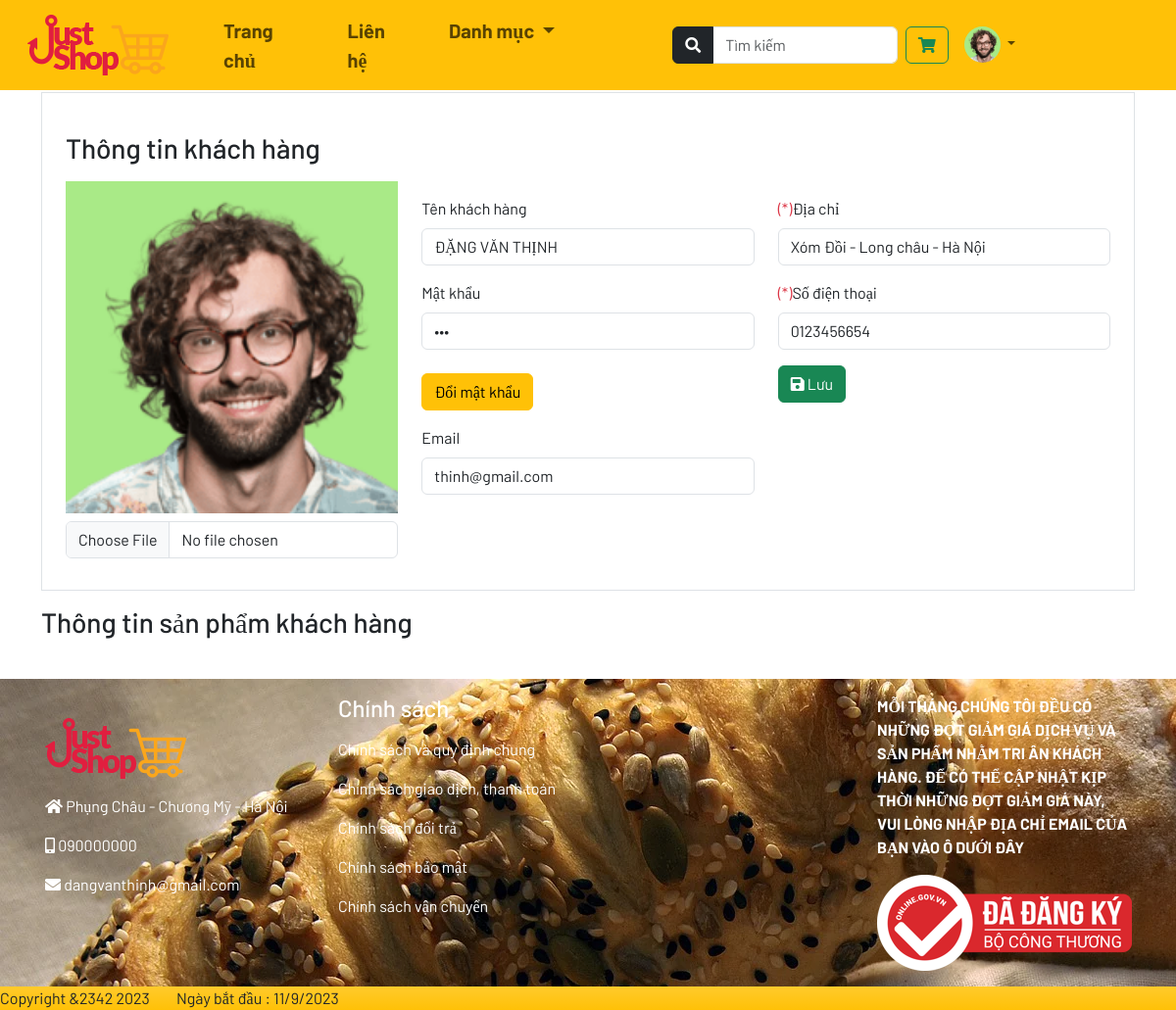
The page /controller/index.php?act=chitietkh&idkh=40 (signed in) on the database its author committed.
### tables this page shows
CREATE TABLE `khach_hang` (
  `ma_kh` int(11) NOT NULL,
  `hoten` varchar(150) NOT NULL,
  `matkhau` varchar(150) NOT NULL,
  `email` varchar(150) NOT NULL,
  `anh` varchar(250) NOT NULL,
  `kich_hoat` bit(1) NOT NULL,
  `vai_tro` bit(1) NOT NULL,
  `dia_chi` varchar(150) NOT NULL,
  `phone` varchar(14) NOT NULL
);

### model/PDO.php (called while the page is built, shortened)
<?php
function pdo_query_one($sql){
    $conn = connect();
    $stmt = $conn->prepare($sql);
    $stmt->execute();
    $kq = $stmt->fetch();
    return $kq;
}
?>

### model/GetData.php (called while the page is built, shortened)
<?php
require_once 'PDO.php';
function getOneKH($idkh){
    $query = "SELECT * FROM khach_hang WHERE ma_kh='$idkh'";
    return pdo_query_one($query);
}
?>

### view/client/chitietkhachhang.php (the view, shortened to what this page needs)
<div class="margin_top">
    <div class="container my-3">
        <form action="?act=updatekh" method="post" enctype="multipart/form-data" class="border p-4">
            <div class="my-3">
                <h3 class="">Thông tin khách hàng</h3>
            </div>
            <div class="row">
                <div class="col-md-4">
                    <div class="form_img">
                        <img src="<?=$kh['anh']?>" alt="" class="" width="100%">
                    </div>
                    <input type="file" name="anh2" id="" class="form-control my-2" value="Brower">
                </div>
                <div class="col-md-4">
                    <div class="mt-3">
                        <label for="ten_kh" class="form-label">Tên khách hàng</label>
                        <input type="text" name="ten_kh" id="ten_kh" value="<?=$kh['hoten']?>" class="form-control">
                    </div>
                    <div class="mt-3">
                        <label for="" class="form-label">Mật khẩu</label>
                        <input type="password" name="password" readonly id=""
                        value="<?=$kh['matkhau']?>" class="form-control">
                    </div>
                    <div class="mt-3 dropdown">
                        <a href="#" id="changeDropdown" class="btn btn-warning mt-2 dropdown">Đổi mật khẩu</a>
                    </div>
                    <div class="mt-3">
                        <label for="email" class="form-label">Email</label>
                        <input type="email" name="email" id="email" value="<?=$kh['email']?>" class="form-control">
                    </div>
                </div>
                <div class="col-md-4">
                    <div class="mt-3">
                        <label for="" class="form-label"><span class="text-danger">(*)</span>Địa chỉ</label>
                        <input type="text" name="diachi" value="<?=$kh['dia_chi']?>" class="form-control fs-6" placeholder="Xóm,số nhà /Thôn,dường/Xã,phường/Huyện,quận/Thành phố,tỉnh">
                    </div>
                    <div class="mt-3">
                        <label for="" class="form-label"><span class="text-danger">(*)</span>Số điện thoại</label>
                        <input type="text" name="phone" value="<?=$kh['phone']?>" class="form-control fs-6" placeholder="Số điện thoại ví dụ :0932******">
                    </div>
                    <div class="mt-3">
                        <button type="submit" name="updatekh" class="btn btn-success">
                            <i class="fas fa-save"></i> Lưu
                        </button>
                    </div>
                </div>
             </div>
        </form>
        <div class="row">
                <div class="my-3">
                    <h3>Thông tin sản phẩm khách hàng</h3>
                </div>
             </div>
    </div>
</div>

### view/client/component/header.php (shortened to what this page needs)
<div class="fixed-top fw-bold">
    <nav class="navbar navbar-expand-lg bg-warning">
      <div class="container-fluid">
        <a class="navbar-brand px-3" href="?act=home">
            <img src="../view/assets/img/customize/just-shop-logo.png" alt="">
        </a>
        <div class="collapse navbar-collapse" id="navbarTogglerDemo02">
          <ul class="navbar-nav me-auto mb-2 fs-5 mb-lg-0">
            <li class="nav-item mx-3">
              <a class="nav-link" aria-current="page" href="?act=home">Trang chủ</a>
            </li>
            <li class="nav-item mx-3">
              <a class="nav-link" href="#">Liên hệ</a>
            </li>
            <li class="nav-item dropdown mx-3">
                <a class="nav-link dropdown-toggle" href="#" role="button" data-bs-toggle="dropdown" aria-expanded="false">
                    Danh mục
                </a>
            </li>
          </ul>
          <div class="d-flex mx-5">
            <ul class="navbar-nav me-5 px-5">
                <li class="nav-item">
                    <div class="my-2">
                        <form action="?act=search" method="post" class="input-group">
                            <button name="search" type="submit" class="btn btn-dark"><i class="fas fa-search"></i></button>
                            <input type="text" name="search_product" id="" class="form-control" placeholder="Tìm kiếm">
                        </form>
                    </div>
                </li>
                <li class="nav-item">
                    <a class="nav-link" href="?act=cart" >
                        <div class="btn btn-outline-success">
                            <i class="fas fa-shopping-cart"><span id="numberCart" class=""></span></i>
                        </div>
                    </a>
                </li>
                <?php if(isset($_SESSION['email']) && (isset($_SESSION['password']))):?>
                    <?php $kh = getOneKH($_SESSION['idkh'])?>
                <li class="nav-item dropdown">
                    <a class="nav-link dropdown-toggle" href="#"
                    role="button" data-bs-toggle="dropdown"
                    aria-expanded="false">
                            <img src="<?= $kh['anh']?>" alt="" class="img_user">
                    </a>
                </li>
            <?php endif ?>
            </ul>
          </div>
        </div>
      </div>
    </nav>
</div>
                <div class="offcanvas-header">
                    <h5 class="offcanvas-title" id="offcanvasNavbarLabel">Offcanvas</h5>
                </div>

### view/assets/css/customize.css (style rules this page uses)
* { font-family: Barlow; }
.margin_top { margin-top: 4rem; }
.img_user { width: 37px; height: 37px; border-radius: 50%; }

### rows shown on the page
khach_hang: anh (picture), ten_kh "ĐẶNG VĂN THỊNH", email "thinh@gmail.com", diachi "Xóm Đồi - Long châu - Hà Nội", phone "0123456654"
